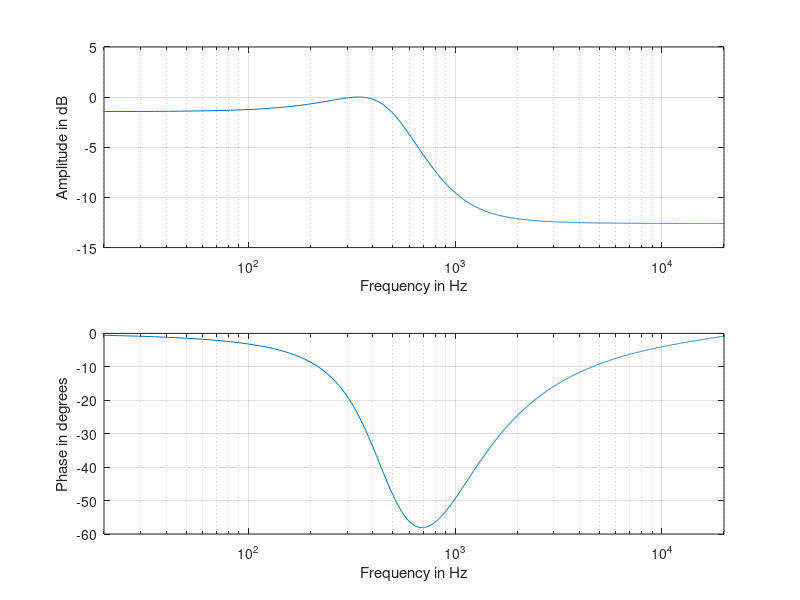

Here is the MATLAB script that generated this plot:
NFFT = 8192;
fs   = 48000;

fp1 = 200;  fp1 = 400;  
cp1 = 0.99486; cp1 = 0.970486;
fz1 = 400;  fz1 = 600;  
cz1 = 0.91985;
max_seen_mag_dB = 12.14;    %for looking at the original, make this 0
g_norm  = 10^(-max_seen_mag_dB/20);%4

z1      = cz1*exp(1i*2*pi*fz1/fs);
p1      = cp1*exp(1i*2*pi*fp1/fs);
b_vec      = poly([z1 conj(z1)])*g_norm;
a_vec      = poly([p1 conj(p1)]);
minus_a_vec= -a_vec;
ir      = impz(b_vec,a_vec,NFFT,48000);

fw  = fs/2*linspace(0,1,NFFT/2+1);
IR   = fft(ir,NFFT);
figure;
subplot(2,1,1)
semilogx(fw,20*log10(abs(IR(1:NFFT/2+1))))
grid on
xlim([20,20000])
xlabel('Frequency in Hz')
ylabel('Amplitude in dB')
subplot(2,1,2)
semilogx(fw,180/pi*(angle(IR(1:NFFT/2+1))))
xlim([20,20000])
grid on
xlabel('Frequency in Hz')
ylabel('Phase in degrees')